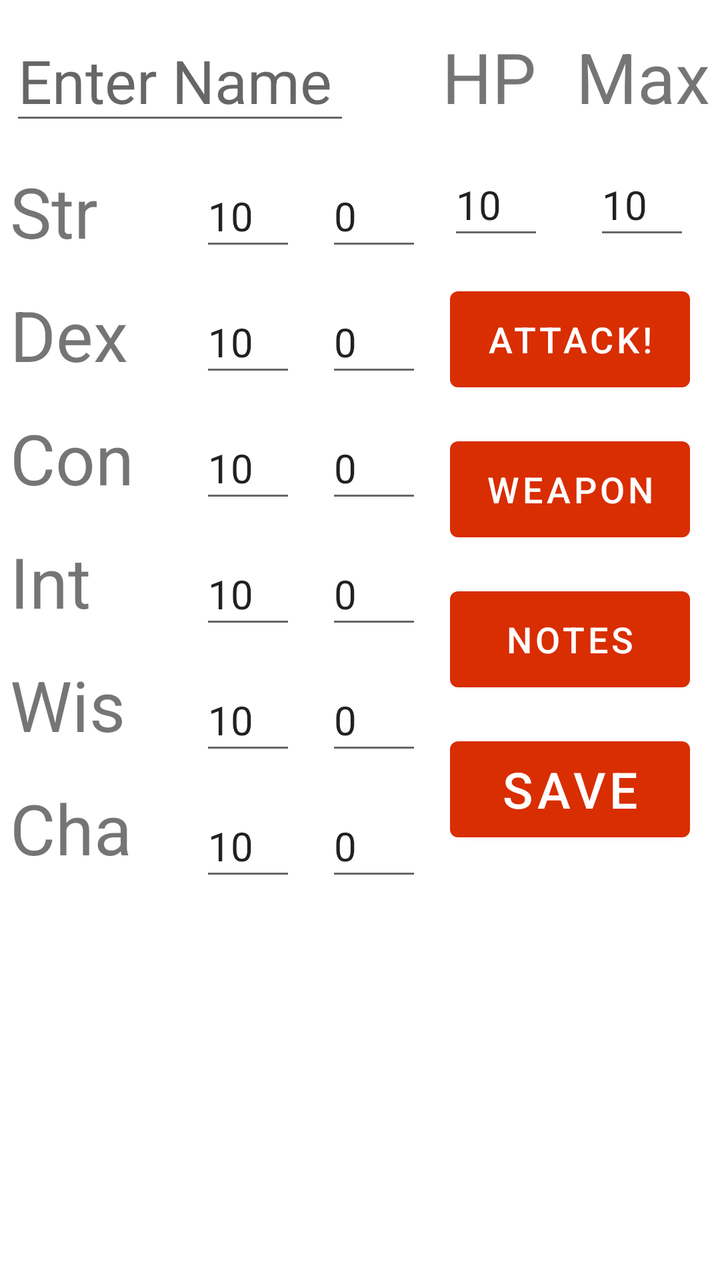
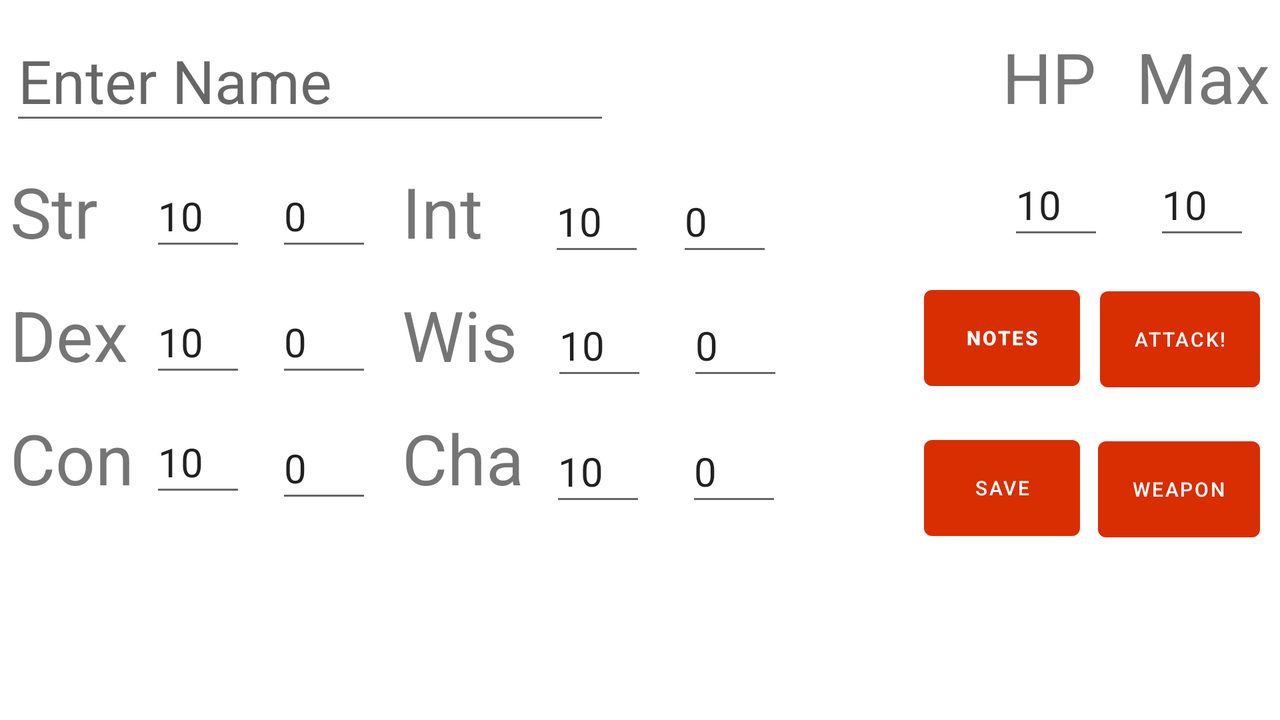

An Android layout and its configuration variant, each rendered on a device that would load it. The default file and the variant file are quoted in full after the pictures.
<!-- AndroidManifest.xml: application theme Theme.TabletopCharacterManager -->
<!-- res/layout/activity_main.xml -->
<?xml version="1.0" encoding="utf-8"?>
<androidx.constraintlayout.widget.ConstraintLayout xmlns:android="http://schemas.android.com/apk/res/android"
    xmlns:app="http://schemas.android.com/apk/res-auto"
    xmlns:tools="http://schemas.android.com/tools"
    android:layout_width="match_parent"
    android:layout_height="match_parent"
    tools:context=".MainActivity">

    <EditText
        android:id="@+id/playerName"
        android:layout_width="170sp"
        android:layout_height="wrap_content"
        android:layout_marginStart="5dp"
        android:layout_marginTop="10dp"
        android:ems="10"
        android:hint="@string/strName"
        android:inputType="textPersonName"
        android:text=""
        android:textSize="30sp"
        app:layout_constraintStart_toStartOf="parent"
        app:layout_constraintTop_toTopOf="parent" />

    <TextView
        android:id="@+id/textHP"
        android:layout_width="wrap_content"
        android:layout_height="wrap_content"
        android:layout_marginTop="15dp"
        android:layout_marginEnd="20dp"
        android:text="@string/strHp"
        android:textSize="35sp"
        app:layout_constraintEnd_toStartOf="@+id/textMax"
        app:layout_constraintTop_toTopOf="parent" />

    <TextView
        android:id="@+id/textMax"
        android:layout_width="wrap_content"
        android:layout_height="wrap_content"
        android:layout_marginTop="15dp"
        android:layout_marginEnd="5dp"
        android:text="@string/strMax"
        android:textSize="35sp"
        app:layout_constraintEnd_toEndOf="parent"
        app:layout_constraintTop_toTopOf="parent" />

    <EditText
        android:id="@+id/hpCurrent"
        android:layout_width="48dp"
        android:layout_height="48dp"
        android:layout_marginTop="15dp"
        android:layout_marginEnd="25dp"
        android:ems="10"
        android:inputType="number"
        android:text="@string/intTen"
        android:textSize="20sp"
        app:layout_constraintEnd_toStartOf="@+id/hpMax"
        app:layout_constraintTop_toBottomOf="@+id/textHP" />

    <EditText
        android:id="@+id/hpMax"
        android:layout_width="48dp"
        android:layout_height="48dp"
        android:layout_marginTop="15dp"
        android:layout_marginEnd="15dp"
        android:ems="10"
        android:inputType="number"
        android:text="@string/intTen"
        android:textSize="20sp"
        app:layout_constraintEnd_toEndOf="parent"
        app:layout_constraintTop_toBottomOf="@+id/textMax" />

    <TextView
        android:id="@+id/textStr"
        android:layout_width="wrap_content"
        android:layout_height="wrap_content"
        android:layout_marginStart="5dp"
        android:layout_marginTop="15dp"
        android:text="@string/strStr"
        android:textSize="35sp"
        app:layout_constraintStart_toStartOf="parent"
        app:layout_constraintTop_toBottomOf="@+id/playerName" />

    <TextView
        android:id="@+id/textDex"
        android:layout_width="wrap_content"
        android:layout_height="wrap_content"
        android:layout_marginStart="5dp"
        android:layout_marginTop="15dp"
        android:text="@string/strDex"
        android:textSize="35sp"
        app:layout_constraintStart_toStartOf="parent"
        app:layout_constraintTop_toBottomOf="@+id/textStr" />

    <TextView
        android:id="@+id/textCon"
        android:layout_width="wrap_content"
        android:layout_height="wrap_content"
        android:layout_marginStart="5dp"
        android:layout_marginTop="15dp"
        android:text="@string/strCon"
        android:textSize="35sp"
        app:layout_constraintStart_toStartOf="parent"
        app:layout_constraintTop_toBottomOf="@+id/textDex" />

    <TextView
        android:id="@+id/textInt"
        android:layout_width="wrap_content"
        android:layout_height="wrap_content"
        android:layout_marginStart="5dp"
        android:layout_marginTop="15dp"
        android:text="@string/strInt"
        android:textSize="35sp"
        app:layout_constraintStart_toStartOf="parent"
        app:layout_constraintTop_toBottomOf="@+id/textCon" />

    <TextView
        android:id="@+id/textWis"
        android:layout_width="wrap_content"
        android:layout_height="wrap_content"
        android:layout_marginStart="5dp"
        android:layout_marginTop="15dp"
        android:text="@string/strWis"
        android:textSize="35sp"
        app:layout_constraintStart_toStartOf="parent"
        app:layout_constraintTop_toBottomOf="@+id/textInt" />

    <TextView
        android:id="@+id/textCha"
        android:layout_width="wrap_content"
        android:layout_height="wrap_content"
        android:layout_marginStart="5dp"
        android:layout_marginTop="15dp"
        android:text="@string/strCha"
        android:textSize="35sp"
        app:layout_constraintStart_toStartOf="parent"
        app:layout_constraintTop_toBottomOf="@+id/textWis" />


    <EditText
        android:id="@+id/numStr"
        android:layout_width="48dp"
        android:layout_height="48dp"
        android:layout_marginStart="100dp"
        android:layout_marginTop="15dp"
        android:ems="10"
        android:inputType="number"
        android:text="@string/intTen"
        android:textSize="20sp"
        app:layout_constraintStart_toStartOf="parent"
        app:layout_constraintTop_toBottomOf="@+id/playerName" />

    <EditText
        android:id="@+id/modStr"
        android:layout_width="48dp"
        android:layout_height="48dp"
        android:layout_marginStart="15dp"
        android:layout_marginTop="15dp"
        android:ems="10"
        android:inputType="number"
        android:clickable="false"
        android:cursorVisible="false"
        android:focusable="false"
        android:focusableInTouchMode="false"
        android:text="@string/intZero"
        android:textSize="20sp"
        app:layout_constraintStart_toEndOf="@+id/numStr"
        app:layout_constraintTop_toBottomOf="@+id/playerName" />

    <EditText
        android:id="@+id/numDex"
        android:layout_width="48dp"
        android:layout_height="48dp"
        android:layout_marginStart="100dp"
        android:layout_marginTop="15dp"
        android:ems="10"
        android:inputType="number"
        android:text="@string/intTen"
        android:textSize="20sp"
        app:layout_constraintStart_toStartOf="parent"
        app:layout_constraintTop_toBottomOf="@+id/numStr" />

    <EditText
        android:id="@+id/modDex"
        android:layout_width="48dp"
        android:layout_height="48dp"
        android:layout_marginStart="15dp"
        android:layout_marginTop="15dp"
        android:ems="10"
        android:inputType="number"
        android:cursorVisible="false"
        android:focusable="false"
        android:focusableInTouchMode="false"
        android:text="@string/intZero"
        android:textSize="20sp"
        app:layout_constraintStart_toEndOf="@+id/numDex"
        app:layout_constraintTop_toBottomOf="@+id/modStr" />

    <EditText
        android:id="@+id/numCon"
        android:layout_width="48dp"
        android:layout_height="48dp"
        android:layout_marginStart="100dp"
        android:layout_marginTop="15dp"
        android:ems="10"
        android:inputType="number"
        android:text="@string/intTen"
        android:textSize="20sp"
        app:layout_constraintStart_toStartOf="parent"
        app:layout_constraintTop_toBottomOf="@+id/numDex" />

    <EditText
        android:id="@+id/modCon"
        android:layout_width="48dp"
        android:layout_height="48dp"
        android:layout_marginStart="15dp"
        android:layout_marginTop="15dp"
        android:ems="10"
        android:inputType="number"
        android:cursorVisible="false"
        android:focusable="false"
        android:focusableInTouchMode="false"
        android:text="@string/intZero"
        android:textSize="20sp"
        app:layout_constraintStart_toEndOf="@+id/numCon"
        app:layout_constraintTop_toBottomOf="@+id/modDex" />

    <EditText
        android:id="@+id/numInt"
        android:layout_width="48dp"
        android:layout_height="48dp"
        android:layout_marginStart="100dp"
        android:layout_marginTop="15dp"
        android:ems="10"
        android:inputType="number"
        android:text="@string/intTen"
        android:textSize="20sp"
        app:layout_constraintStart_toStartOf="parent"
        app:layout_constraintTop_toBottomOf="@+id/numCon" />

    <EditText
        android:id="@+id/numWis"
        android:layout_width="48dp"
        android:layout_height="48dp"
        android:layout_marginStart="100dp"
        android:layout_marginTop="15dp"
        android:ems="10"
        android:inputType="number"
        android:text="@string/intTen"
        android:textSize="20sp"
        app:layout_constraintStart_toStartOf="parent"
        app:layout_constraintTop_toBottomOf="@+id/numInt" />

    <EditText
        android:id="@+id/modWis"
        android:layout_width="48dp"
        android:layout_height="48dp"
        android:layout_marginStart="15dp"
        android:layout_marginTop="15dp"
        android:ems="10"
        android:inputType="number"
        android:cursorVisible="false"
        android:focusable="false"
        android:focusableInTouchMode="false"
        android:text="@string/intZero"
        android:textSize="20sp"
        app:layout_constraintStart_toEndOf="@+id/numWis"
        app:layout_constraintTop_toBottomOf="@+id/modInt" />

    <EditText
        android:id="@+id/numCha"
        android:layout_width="48dp"
        android:layout_height="48dp"
        android:layout_marginStart="100dp"
        android:layout_marginTop="15dp"
        android:ems="10"
        android:inputType="number"
        android:text="@string/intTen"
        android:textSize="20sp"
        app:layout_constraintStart_toStartOf="parent"
        app:layout_constraintTop_toBottomOf="@+id/numWis" />


    <EditText
        android:id="@+id/modCha"
        android:layout_width="48dp"
        android:layout_height="48dp"
        android:layout_marginStart="15dp"
        android:layout_marginTop="15dp"
        android:ems="10"
        android:inputType="number"
        android:cursorVisible="false"
        android:focusable="false"
        android:focusableInTouchMode="false"
        android:text="@string/intZero"
        android:textSize="20sp"
        app:layout_constraintStart_toEndOf="@+id/numCha"
        app:layout_constraintTop_toBottomOf="@+id/modWis" />

    <EditText
        android:id="@+id/modInt"
        android:layout_width="48dp"
        android:layout_height="48dp"
        android:layout_marginStart="15dp"
        android:layout_marginTop="15dp"
        android:ems="10"
        android:inputType="number"
        android:cursorVisible="false"
        android:focusable="false"
        android:focusableInTouchMode="false"
        android:text="@string/intZero"
        android:textSize="20sp"
        app:layout_constraintStart_toEndOf="@+id/numInt"
        app:layout_constraintTop_toBottomOf="@+id/modCon" />

    <Button
        android:id="@+id/btnAttack"
        android:layout_width="120dp"
        android:layout_height="60dp"
        android:layout_marginTop="15dp"
        android:layout_marginEnd="15dp"
        android:text="@string/btnAttack"
        android:textSize="18sp"
        app:layout_constraintEnd_toEndOf="parent"
        app:layout_constraintTop_toBottomOf="@+id/hpCurrent" />

    <Button
        android:id="@+id/btnInventory"
        android:layout_width="120dp"
        android:layout_height="60dp"
        android:layout_marginTop="15dp"
        android:layout_marginEnd="15dp"
        android:text="@string/btnInventory"
        android:textSize="18sp"
        app:layout_constraintEnd_toEndOf="parent"
        app:layout_constraintTop_toBottomOf="@+id/btnAttack" />

    <Button
        android:id="@+id/btnNotes"
        android:layout_width="120dp"
        android:layout_height="60dp"
        android:layout_marginTop="15dp"
        android:layout_marginEnd="15dp"
        android:text="@string/btnNotes"
        android:textSize="18sp"
        app:layout_constraintEnd_toEndOf="parent"
        app:layout_constraintTop_toBottomOf="@+id/btnInventory" />

    <Button
        android:id="@+id/btnUpdate"
        android:layout_width="120dp"
        android:layout_height="60dp"
        android:layout_marginTop="15dp"
        android:layout_marginEnd="15dp"
        android:text="@string/btnUpdate"
        android:textSize="25sp"
        app:layout_constraintEnd_toEndOf="parent"
        app:layout_constraintTop_toBottomOf="@+id/btnNotes" />


</androidx.constraintlayout.widget.ConstraintLayout>
<!-- resources referenced by this layout -->
<resources>
  <string name="btnAttack">Attack!</string>
  <string name="btnInventory">Weapon</string>
  <string name="btnNotes">Notes</string>
  <string name="btnUpdate">Save</string>
  <string name="intTen">10</string>
  <string name="intZero">0</string>
  <string name="strCha">Cha</string>
  <string name="strCon">Con</string>
  <string name="strDex">Dex</string>
  <string name="strHp">HP</string>
  <string name="strInt">Int</string>
  <string name="strMax">Max</string>
  <string name="strName">Enter Name</string>
  <string name="strStr">Str</string>
  <string name="strWis">Wis</string>
  <style name="Theme.TabletopCharacterManager" parent="Theme.MaterialComponents.DayNight.DarkActionBar">
          
          <item name="colorPrimary">#d92d02</item>
          <item name="colorPrimaryVariant">#b82500</item>
          <item name="colorOnPrimary">@color/white</item>
          
          <item name="colorSecondary">#d92d02</item>
          <item name="colorSecondaryVariant">#b82500</item>
          <item name="colorOnSecondary">@color/black</item>
          
          <item name="android:statusBarColor" tools:targetApi="l">?attr/colorPrimaryVariant</item>
          
      </style>
</resources>
<!-- res/layout-land/activity_main.xml (the repository's variant of the layout above) -->
<!-- drawn on the phone turned sideways -->
<?xml version="1.0" encoding="utf-8"?>
<androidx.constraintlayout.widget.ConstraintLayout xmlns:android="http://schemas.android.com/apk/res/android"
    xmlns:app="http://schemas.android.com/apk/res-auto"
    xmlns:tools="http://schemas.android.com/tools"
    android:layout_width="match_parent"
    android:layout_height="match_parent"
    tools:context=".MainActivity">

    <EditText
        android:id="@+id/playerName"
        android:layout_width="300sp"
        android:layout_height="wrap_content"
        android:layout_marginStart="5dp"
        android:layout_marginTop="10dp"
        android:ems="10"
        android:hint="@string/strName"
        android:inputType="textPersonName"
        android:text=""
        android:textSize="30sp"
        app:layout_constraintStart_toStartOf="parent"
        app:layout_constraintTop_toTopOf="parent" />

    <TextView
        android:id="@+id/textHP"
        android:layout_width="wrap_content"
        android:layout_height="wrap_content"
        android:layout_marginTop="15dp"
        android:layout_marginEnd="20dp"
        android:text="@string/strHp"
        android:textSize="35sp"
        app:layout_constraintEnd_toStartOf="@+id/textMax"
        app:layout_constraintTop_toTopOf="parent" />

    <TextView
        android:id="@+id/textMax"
        android:layout_width="wrap_content"
        android:layout_height="wrap_content"
        android:layout_marginTop="15dp"
        android:layout_marginEnd="5dp"
        android:text="@string/strMax"
        android:textSize="35sp"
        app:layout_constraintEnd_toEndOf="parent"
        app:layout_constraintTop_toTopOf="parent" />

    <EditText
        android:id="@+id/hpCurrent"
        android:layout_width="48dp"
        android:layout_height="48dp"
        android:layout_marginTop="15dp"
        android:layout_marginEnd="25dp"
        android:ems="10"
        android:inputType="number"
        android:text="@string/intTen"
        android:textSize="20sp"
        app:layout_constraintEnd_toStartOf="@+id/hpMax"
        app:layout_constraintTop_toBottomOf="@+id/textHP" />

    <EditText
        android:id="@+id/hpMax"
        android:layout_width="48dp"
        android:layout_height="48dp"
        android:layout_marginTop="15dp"
        android:layout_marginEnd="15dp"
        android:ems="10"
        android:inputType="number"
        android:text="@string/intTen"
        android:textSize="20sp"
        app:layout_constraintEnd_toEndOf="parent"
        app:layout_constraintTop_toBottomOf="@+id/textMax" />

    <TextView
        android:id="@+id/textStr"
        android:layout_width="wrap_content"
        android:layout_height="wrap_content"
        android:layout_marginStart="5dp"
        android:layout_marginTop="15dp"
        android:text="@string/strStr"
        android:textSize="35sp"
        app:layout_constraintStart_toStartOf="parent"
        app:layout_constraintTop_toBottomOf="@+id/playerName" />

    <TextView
        android:id="@+id/textDex"
        android:layout_width="wrap_content"
        android:layout_height="wrap_content"
        android:layout_marginStart="5dp"
        android:layout_marginTop="15dp"
        android:text="@string/strDex"
        android:textSize="35sp"
        app:layout_constraintStart_toStartOf="parent"
        app:layout_constraintTop_toBottomOf="@+id/textStr" />

    <TextView
        android:id="@+id/textCon"
        android:layout_width="wrap_content"
        android:layout_height="wrap_content"
        android:layout_marginStart="5dp"
        android:layout_marginTop="15dp"
        android:text="@string/strCon"
        android:textSize="35sp"
        app:layout_constraintStart_toStartOf="parent"
        app:layout_constraintTop_toBottomOf="@+id/textDex" />

    <TextView
        android:id="@+id/textInt"
        android:layout_width="wrap_content"
        android:layout_height="wrap_content"
        android:layout_marginStart="15dp"
        android:layout_marginTop="15dp"
        android:text="@string/strInt"
        android:textSize="35sp"
        app:layout_constraintStart_toEndOf="@+id/modStr"
        app:layout_constraintTop_toBottomOf="@+id/playerName" />

    <EditText
        android:id="@+id/numCha"
        android:layout_width="48dp"
        android:layout_height="48dp"
        android:layout_marginStart="13dp"
        android:layout_marginTop="15dp"
        android:ems="10"
        android:inputType="number"
        android:text="@string/intTen"
        android:textSize="20sp"
        app:layout_constraintStart_toEndOf="@+id/textCha"
        app:layout_constraintTop_toBottomOf="@+id/numWis" />

    <EditText
        android:id="@+id/modWis"
        android:layout_width="48dp"
        android:layout_height="48dp"
        android:layout_marginStart="20dp"
        android:layout_marginTop="14dp"
        android:cursorVisible="false"
        android:ems="10"
        android:focusable="false"
        android:focusableInTouchMode="false"
        android:inputType="number"
        android:text="@string/intZero"
        android:textSize="20sp"
        app:layout_constraintStart_toEndOf="@+id/numWis"
        app:layout_constraintTop_toBottomOf="@+id/modInt" />

    <EditText
        android:id="@+id/numInt"
        android:layout_width="48dp"
        android:layout_height="48dp"
        android:layout_marginStart="33dp"
        android:layout_marginTop="85dp"
        android:ems="10"
        android:inputType="number"
        android:text="@string/intTen"
        android:textSize="20sp"
        app:layout_constraintStart_toEndOf="@+id/textInt"
        app:layout_constraintTop_toTopOf="parent" />

    <TextView
        android:id="@+id/textCha"
        android:layout_width="wrap_content"
        android:layout_height="wrap_content"
        android:layout_marginStart="15dp"
        android:layout_marginTop="15dp"
        android:text="@string/strCha"
        android:textSize="35sp"
        app:layout_constraintStart_toEndOf="@+id/modCon"
        app:layout_constraintTop_toBottomOf="@+id/textWis" />

    <EditText
        android:id="@+id/numWis"
        android:layout_width="48dp"
        android:layout_height="48dp"
        android:layout_marginStart="17dp"
        android:layout_marginTop="14dp"
        android:ems="10"
        android:inputType="number"
        android:text="@string/intTen"
        android:textSize="20sp"
        app:layout_constraintStart_toEndOf="@+id/textWis"
        app:layout_constraintTop_toBottomOf="@+id/numInt" />

    <EditText
        android:id="@+id/modInt"
        android:layout_width="48dp"
        android:layout_height="48dp"
        android:layout_marginStart="16dp"
        android:layout_marginTop="85dp"
        android:cursorVisible="false"
        android:ems="10"
        android:focusable="false"
        android:focusableInTouchMode="false"
        android:inputType="number"
        android:text="@string/intZero"
        android:textSize="20sp"
        app:layout_constraintStart_toEndOf="@+id/numInt"
        app:layout_constraintTop_toTopOf="parent" />


    <EditText
        android:id="@+id/modCha"
        android:layout_width="48dp"
        android:layout_height="48dp"
        android:layout_marginStart="20dp"
        android:layout_marginTop="15dp"
        android:cursorVisible="false"
        android:ems="10"
        android:focusable="false"
        android:focusableInTouchMode="false"
        android:inputType="number"
        android:text="@string/intZero"
        android:textSize="20sp"
        app:layout_constraintStart_toEndOf="@+id/numCha"
        app:layout_constraintTop_toBottomOf="@+id/modWis" />

    <TextView
        android:id="@+id/textWis"
        android:layout_width="wrap_content"
        android:layout_height="wrap_content"
        android:layout_marginStart="15dp"
        android:layout_marginTop="15dp"
        android:text="@string/strWis"
        android:textSize="35sp"
        app:layout_constraintStart_toEndOf="@+id/modDex"
        app:layout_constraintTop_toBottomOf="@+id/textInt" />

    <EditText
        android:id="@+id/numStr"
        android:layout_width="48dp"
        android:layout_height="48dp"
        android:layout_marginStart="75dp"
        android:layout_marginTop="15dp"
        android:ems="10"
        android:inputType="number"
        android:text="@string/intTen"
        android:textSize="20sp"
        app:layout_constraintStart_toStartOf="parent"
        app:layout_constraintTop_toBottomOf="@+id/playerName" />

    <EditText
        android:id="@+id/modStr"
        android:layout_width="48dp"
        android:layout_height="48dp"
        android:layout_marginStart="15dp"
        android:layout_marginTop="15dp"
        android:clickable="false"
        android:cursorVisible="false"
        android:ems="10"
        android:focusable="false"
        android:focusableInTouchMode="false"
        android:inputType="number"
        android:text="@string/intZero"
        android:textSize="20sp"
        app:layout_constraintStart_toEndOf="@+id/numStr"
        app:layout_constraintTop_toBottomOf="@+id/playerName" />

    <EditText
        android:id="@+id/numDex"
        android:layout_width="48dp"
        android:layout_height="48dp"
        android:layout_marginStart="75dp"
        android:layout_marginTop="15dp"
        android:ems="10"
        android:inputType="number"
        android:text="@string/intTen"
        android:textSize="20sp"
        app:layout_constraintStart_toStartOf="parent"
        app:layout_constraintTop_toBottomOf="@+id/numStr" />

    <EditText
        android:id="@+id/modDex"
        android:layout_width="48dp"
        android:layout_height="48dp"
        android:layout_marginStart="15dp"
        android:layout_marginTop="15dp"
        android:cursorVisible="false"
        android:ems="10"
        android:focusable="false"
        android:focusableInTouchMode="false"
        android:inputType="number"
        android:text="@string/intZero"
        android:textSize="20sp"
        app:layout_constraintStart_toEndOf="@+id/numDex"
        app:layout_constraintTop_toBottomOf="@+id/modStr" />

    <EditText
        android:id="@+id/numCon"
        android:layout_width="48dp"
        android:layout_height="48dp"
        android:layout_marginStart="75dp"
        android:layout_marginTop="12dp"
        android:ems="10"
        android:inputType="number"
        android:text="@string/intTen"
        android:textSize="20sp"
        app:layout_constraintStart_toStartOf="parent"
        app:layout_constraintTop_toBottomOf="@+id/numDex" />


    <EditText
        android:id="@+id/modCon"
        android:layout_width="48dp"
        android:layout_height="48dp"
        android:layout_marginStart="15dp"
        android:layout_marginTop="15dp"
        android:cursorVisible="false"
        android:ems="10"
        android:focusable="false"
        android:focusableInTouchMode="false"
        android:inputType="number"
        android:text="@string/intZero"
        android:textSize="20sp"
        app:layout_constraintStart_toEndOf="@+id/numCon"
        app:layout_constraintTop_toBottomOf="@+id/modDex" />

    <Button
        android:id="@+id/btnAttack"
        android:layout_width="80dp"
        android:layout_height="60dp"
        android:layout_marginTop="15dp"
        android:layout_marginEnd="10dp"
        android:text="@string/btnAttack"
        android:textSize="10sp"
        app:layout_constraintEnd_toEndOf="parent"
        app:layout_constraintTop_toBottomOf="@+id/hpCurrent" />

    <Button
        android:id="@+id/btnInventory"
        android:layout_width="81dp"
        android:layout_height="60dp"
        android:layout_marginTop="15dp"
        android:layout_marginEnd="10dp"
        android:text="@string/btnInventory"
        android:textSize="10sp"
        app:layout_constraintEnd_toEndOf="parent"
        app:layout_constraintTop_toBottomOf="@+id/btnAttack" />

    <Button
        android:id="@+id/btnNotes"
        android:layout_width="78dp"
        android:layout_height="60dp"
        android:layout_marginTop="139dp"
        android:layout_marginEnd="10dp"
        android:text="@string/btnNotes"
        android:textSize="10sp"
        android:textStyle="bold"
        app:layout_constraintEnd_toStartOf="@+id/btnAttack"
        app:layout_constraintTop_toTopOf="parent" />

    <Button
        android:id="@+id/btnUpdate"
        android:layout_width="78dp"
        android:layout_height="60dp"
        android:layout_marginTop="15dp"
        android:layout_marginEnd="9dp"
        android:text="@string/btnUpdate"
        android:textSize="10sp"
        app:layout_constraintEnd_toStartOf="@+id/btnInventory"
        app:layout_constraintTop_toBottomOf="@+id/btnNotes" />


</androidx.constraintlayout.widget.ConstraintLayout>
